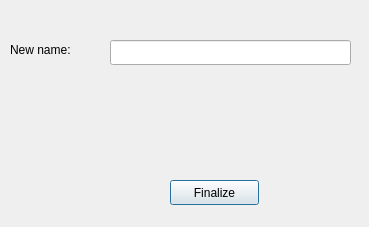
<?xml version="1.0" encoding="UTF-8"?>
<ui version="4.0">
 <class>Dialog</class>
 <widget class="QDialog" name="Dialog">
  <property name="geometry">
   <rect>
    <x>0</x>
    <y>0</y>
    <width>369</width>
    <height>227</height>
   </rect>
  </property>
  <property name="windowTitle">
   <string>EditName</string>
  </property>
  <widget class="QLabel" name="label_23">
   <property name="geometry">
    <rect>
     <x>10</x>
     <y>40</y>
     <width>81</width>
     <height>20</height>
    </rect>
   </property>
   <property name="text">
    <string>New name:</string>
   </property>
  </widget>
  <widget class="QLineEdit" name="lineEdit_nombre">
   <property name="geometry">
    <rect>
     <x>110</x>
     <y>40</y>
     <width>241</width>
     <height>25</height>
    </rect>
   </property>
  </widget>
  <widget class="QLabel" name="bel_estadoNombre">
   <property name="geometry">
    <rect>
     <x>20</x>
     <y>80</y>
     <width>321</width>
     <height>91</height>
    </rect>
   </property>
   <property name="text">
    <string/>
   </property>
  </widget>
  <widget class="QPushButton" name="btn_endSetName">
   <property name="geometry">
    <rect>
     <x>170</x>
     <y>180</y>
     <width>89</width>
     <height>25</height>
    </rect>
   </property>
   <property name="text">
    <string>Finalize</string>
   </property>
  </widget>
 </widget>
 <resources/>
 <connections/>
</ui>
